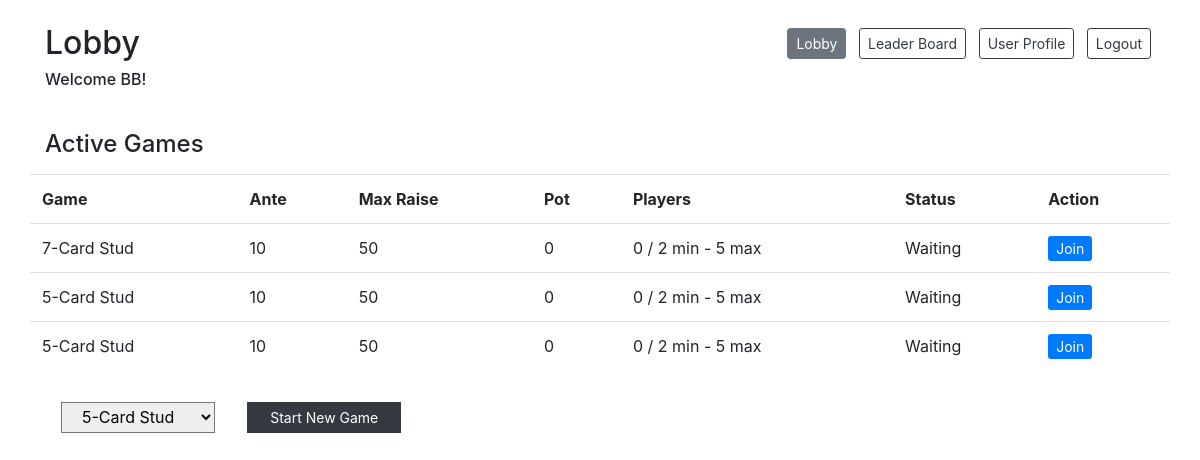
The page /lobby (signed in) on the database as committed earlier.
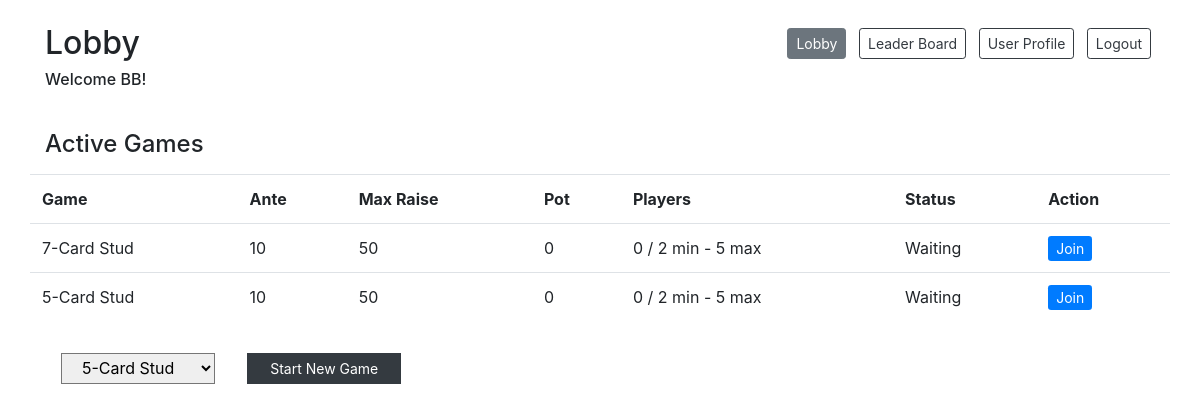
The same page on the database as committed later.
### models.py (models this page shows)
class Game(db.Model):
    __tablename__ = "games"
    id = db.Column(db.Integer, primary_key=True)
    game_type_id = db.Column(db.Integer, db.ForeignKey("game_types.id"), nullable=True)
    game_type = db.relationship("GameType", foreign_keys=[game_type_id], backref="gametype_games")
    game_status = db.Column(db.Integer)  # 0: waiting, 1: playing, 2: completed
    pot = db.Column(db.Integer)
    current_turn = db.Column(db.Integer)
    starting_turn = db.Column(db.Integer)
    current_bet = db.Column(db.Integer)
    betting = db.Column(db.Boolean, unique=False, default=False) # 0: done with betting round, # 1: betting round
    round_num = db.Column(db.Integer)  # number of rounds of cards dealt
    num_players = db.Column(db.Integer)
    created_at = db.Column(db.DateTime, server_default=func.now())
    updated_at = db.Column(db.DateTime, server_default=func.now(), onupdate=func.now())

class GameType(db.Model):
    __tablename__ = "game_types"
    id = db.Column(db.Integer, primary_key=True)
    game_name = db.Column(db.String(255))
    time_limit = db.Column(db.Integer)
    min_players = db.Column(db.Integer)
    max_players = db.Column(db.Integer)
    ante = db.Column(db.Integer)
    max_raise = db.Column(db.Integer)
    rounds = db.relationship("GameRound", back_populates="game_type")
    created_at = db.Column(db.DateTime, server_default=func.now())
    updated_at = db.Column(db.DateTime, server_default=func.now(), onupdate=func.now())

### controller.py (the view)
def lobby():
    if 'user_id' in session:
        user = getUser(session['user_id'])
        if user:
            if user.current_game_id:
                game = getGame(user.current_game_id)
                if game.game_status == 1:
                    return redirect('/card-table')
                elif game.game_status == 2:
                    removePlayerFromGame(user, user.current_game_id)
            games = getActiveGames()
            game_types = getGameTypes()
            return render_template('lobby.html', user = user, games = games, game_types = game_types)
    return redirect('/login-registration')

### utilities.py (called while the page is built)
def getUser(user_id):
    user = User.query.get(user_id)
    return user

def getActiveGames():
    active_games = Game.query.filter(or_(Game.game_status == 0, Game.game_status ==1)).all()
    return active_games  # return game info

def getGameTypes():
    game_types = GameType.query.all()
    return game_types  # return game types

### templates/lobby.html (shortened to what this page needs)
<!DOCTYPE html>
<html lang="en">
<head>
    <link href="https://stackpath.bootstrapcdn.com/bootstrap/4.4.1/css/bootstrap.min.css" rel="stylesheet">
    <script src="https://cdnjs.cloudflare.com/ajax/libs/socket.io/1.7.3/socket.io.min.js"></script></head>
</head>
<body>
    <div class="container bg-white">
        <div class="row justify-content-between mt-4 mb-2">
            <div class="col-auto">
                <h2>Lobby</h2>
                <h6>Welcome {{user.user_name}}!</h6>
            </div>
            <div class="col-auto">
                <a href="#" class="inactive col-auto btn btn-secondary btn-sm mx-1 mt-1 mb-3">Lobby</a>
                <a href="/leaderboard" class="col-auto btn btn-outline-dark btn-sm mx-1 mt-1 mb-3">Leader Board</a>
                <a href="/user-profile" class="col-auto btn btn-outline-dark btn-sm mx-1 mt-1 mb-3">User Profile</a>
                <a href="/logout-action" class="col-auto btn btn-outline-dark btn-sm mx-1 mt-1 mb-3">Logout</a>
            </div>
        </div>
        <div class="row pt-4">
            <h4 class="col-12 pb-2">Active Games</h4>
            {% if games %}
            <table class="table table-fixed text-left table-hover">
                <tr>
                    <th>Game</th>
                    <th>Ante</th>
                    <th>Max Raise</th>
                    <th>Pot</th>
                    <th>Players</th>
                    <th>Status</th>
                    <th>Action</th>
                    {% for game in games %}
                            <td>{{game.game_type.game_name}}</td>
                            <td>{{game.game_type.ante}}</td>
                            <td>{{game.game_type.max_raise}}</td>
                            <td>{{game.pot}}</td>
                            <td>{{game.num_players}} / {{game.game_type.min_players}} min - {{game.game_type.max_players}} max</td>
                            {% if game.game_status == 0 or game.game_status == 1 %}
                                <td>{% if game.game_status == 0 %}Waiting
                                    {% else %}Playing
                                    {% endif %}
                                </td>
                                {% if user.current_game_id == game.id %}
                                <td><a href="/lobby/leave-game/{{game.id}}" class="button btn-sm btn-primary">Leave</a></td>
                                {% elif not user.current_game_id: %}
                                <td><a href="/lobby/join-game/{{game.id}}" class="button btn-sm btn-primary">Join</a></td>
                                {% else %}
                                <td></td>
                                {% endif %}
                            {% else %}
                                <td>Playing</td>
                                <td></td>
                            {% endif %}
                        </tr>
                    {% endfor %}
            </table>
            {% else %}
            <h6>No active games</h6>
            {% endif %}
        </div>
        <form action="/lobby/new-game" method="post" class="col-5 pt-3">
            <div class="row">
                <select type="text" name="game_type_id" class="input-lg col-4 rounded-0 px-3 mx-3" required>
                    {% for game_type in game_types %}
                        <option value="{{game_type.id}}">{{game_type.game_name}}</option>
                    {% endfor %}
                </select>
                <button type="submit" class="col-4 btn btn-dark btn-sm btn-block rounded-0 ml-3">Start New Game</button>
            </div>
        </form>
    </div>
</body>
</html>

Rows that differ between the two databases and show on the page:
no longer on this page (row edited): Game: game_type.game_name "5-Card Stud", game_type.ante "10", game_type.max_raise "50", pot "0", num_players "0", game_type.min_players "2", game_type.max_players "5", game_status "Waiting"
